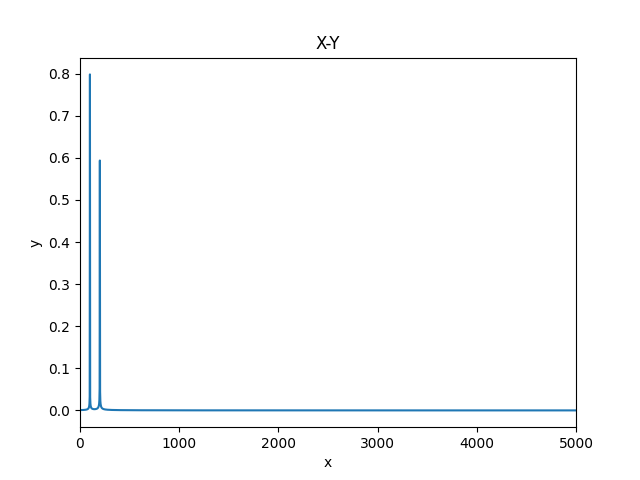

Write Python code to recreate this figure.
import matplotlib.pyplot as plt
import numpy as np

N=4096
dt = 0.0001
t=np.arange(0,N*dt,dt)
freq=np.linspace(0,1.0/dt,N)
omega=2*np.pi*100
fn=1/dt/2

y=0.8*np.sin(omega*t)+0.6*np.cos(2*omega*t)

F=np.fft.fft(y)/(N/2)

# 画像のプロット先の準備
fig = plt.figure()

#plt.plot(t, y)
plt.plot(freq,np.abs(F))

# グラフの指定
plt.title("X-Y")
# x方向のラベル
plt.xlabel("x")
# y方向のラベル\
plt.ylabel("y")
# グラフの表示範囲(x方向)
plt.xlim(0, fn)
# グリッドを表示する
#plt.grid()

# グラフをファイルに保存する
fig.savefig("fft_test.png")